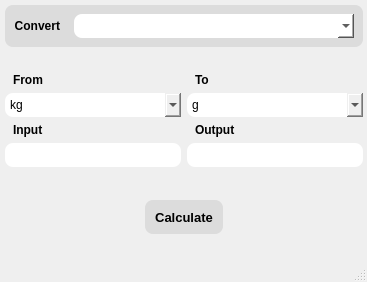
<?xml version="1.0" encoding="UTF-8"?>
<ui version="4.0">
 <class>MainWindow</class>
 <widget class="QMainWindow" name="MainWindow">
  <property name="geometry">
   <rect>
    <x>0</x>
    <y>0</y>
    <width>367</width>
    <height>282</height>
   </rect>
  </property>
  <property name="sizePolicy">
   <sizepolicy hsizetype="Preferred" vsizetype="Preferred">
    <horstretch>0</horstretch>
    <verstretch>0</verstretch>
   </sizepolicy>
  </property>
  <property name="windowTitle">
   <string>MainWindow</string>
  </property>
  <widget class="QWidget" name="centralwidget">
   <widget class="QWidget" name="verticalWidget" native="true">
    <property name="geometry">
     <rect>
      <x>5</x>
      <y>5</y>
      <width>358</width>
      <height>230</height>
     </rect>
    </property>
    <property name="sizePolicy">
     <sizepolicy hsizetype="Fixed" vsizetype="Fixed">
      <horstretch>0</horstretch>
      <verstretch>0</verstretch>
     </sizepolicy>
    </property>
    <property name="styleSheet">
     <string notr="true"/>
    </property>
    <layout class="QVBoxLayout" name="verticalLayout_2">
     <item>
      <widget class="QWidget" name="horizontalWidget" native="true">
       <property name="styleSheet">
        <string notr="true">border-radius: 8px;
background-color: rgb(191, 216, 227);
background-color: rgb(220, 220, 220);</string>
       </property>
       <layout class="QHBoxLayout" name="horizontalLayout_3">
        <item>
         <widget class="QLabel" name="convert_lbl">
          <property name="sizePolicy">
           <sizepolicy hsizetype="Fixed" vsizetype="Preferred">
            <horstretch>0</horstretch>
            <verstretch>0</verstretch>
           </sizepolicy>
          </property>
          <property name="font">
           <font>
            <bold>true</bold>
           </font>
          </property>
          <property name="text">
           <string>Convert</string>
          </property>
          <property name="alignment">
           <set>Qt::AlignRight|Qt::AlignTrailing|Qt::AlignVCenter</set>
          </property>
          <property name="margin">
           <number>2</number>
          </property>
          <property name="indent">
           <number>8</number>
          </property>
         </widget>
        </item>
        <item>
         <widget class="QComboBox" name="convert_cbox">
          <property name="sizePolicy">
           <sizepolicy hsizetype="Preferred" vsizetype="Fixed">
            <horstretch>0</horstretch>
            <verstretch>0</verstretch>
           </sizepolicy>
          </property>
          <property name="minimumSize">
           <size>
            <width>0</width>
            <height>24</height>
           </size>
          </property>
          <property name="styleSheet">
           <string notr="true">background-color: rgb(255, 255, 255);</string>
          </property>
          <property name="currentText">
           <string/>
          </property>
          <property name="currentIndex">
           <number>-1</number>
          </property>
         </widget>
        </item>
       </layout>
      </widget>
     </item>
     <item>
      <spacer name="horizontalSpacer">
       <property name="orientation">
        <enum>Qt::Horizontal</enum>
       </property>
       <property name="sizeHint" stdset="0">
        <size>
         <width>40</width>
         <height>20</height>
        </size>
       </property>
      </spacer>
     </item>
     <item>
      <layout class="QHBoxLayout" name="horizontalLayout_7">
       <item>
        <widget class="QLabel" name="label">
         <property name="font">
          <font>
           <bold>true</bold>
          </font>
         </property>
         <property name="text">
          <string>From</string>
         </property>
         <property name="indent">
          <number>8</number>
         </property>
        </widget>
       </item>
       <item>
        <widget class="QLabel" name="label_2">
         <property name="font">
          <font>
           <bold>true</bold>
          </font>
         </property>
         <property name="text">
          <string>To</string>
         </property>
         <property name="indent">
          <number>8</number>
         </property>
        </widget>
       </item>
      </layout>
     </item>
     <item>
      <layout class="QHBoxLayout" name="horizontalLayout_6">
       <item>
        <widget class="QComboBox" name="from_cbox">
         <property name="minimumSize">
          <size>
           <width>0</width>
           <height>24</height>
          </size>
         </property>
         <property name="styleSheet">
          <string notr="true">border-radius: 8px
</string>
         </property>
         <property name="currentText">
          <string>kg</string>
         </property>
         <item>
          <property name="text">
           <string>kg</string>
          </property>
         </item>
         <item>
          <property name="text">
           <string>g</string>
          </property>
         </item>
         <item>
          <property name="text">
           <string>t</string>
          </property>
         </item>
         <item>
          <property name="text">
           <string>p</string>
          </property>
         </item>
        </widget>
       </item>
       <item>
        <widget class="QComboBox" name="to_cbox">
         <property name="minimumSize">
          <size>
           <width>0</width>
           <height>24</height>
          </size>
         </property>
         <property name="styleSheet">
          <string notr="true">border-radius: 8px
</string>
         </property>
         <property name="currentText">
          <string>g</string>
         </property>
         <item>
          <property name="text">
           <string>g</string>
          </property>
         </item>
         <item>
          <property name="text">
           <string>kg</string>
          </property>
         </item>
         <item>
          <property name="text">
           <string>t</string>
          </property>
         </item>
         <item>
          <property name="text">
           <string>p</string>
          </property>
         </item>
        </widget>
       </item>
      </layout>
     </item>
     <item>
      <layout class="QHBoxLayout" name="horizontalLayout_5">
       <item>
        <widget class="QLabel" name="label_3">
         <property name="font">
          <font>
           <bold>true</bold>
          </font>
         </property>
         <property name="text">
          <string>Input</string>
         </property>
         <property name="indent">
          <number>8</number>
         </property>
        </widget>
       </item>
       <item>
        <widget class="QLabel" name="label_4">
         <property name="font">
          <font>
           <bold>true</bold>
          </font>
         </property>
         <property name="text">
          <string>Output</string>
         </property>
         <property name="indent">
          <number>8</number>
         </property>
        </widget>
       </item>
      </layout>
     </item>
     <item>
      <layout class="QHBoxLayout" name="horizontalLayout_8">
       <item>
        <widget class="QLineEdit" name="input">
         <property name="minimumSize">
          <size>
           <width>0</width>
           <height>24</height>
          </size>
         </property>
         <property name="styleSheet">
          <string notr="true">border-radius: 8px
</string>
         </property>
        </widget>
       </item>
       <item>
        <widget class="QLineEdit" name="output">
         <property name="minimumSize">
          <size>
           <width>0</width>
           <height>24</height>
          </size>
         </property>
         <property name="styleSheet">
          <string notr="true">border-radius: 8px
</string>
         </property>
        </widget>
       </item>
      </layout>
     </item>
     <item>
      <spacer name="verticalSpacer_2">
       <property name="orientation">
        <enum>Qt::Vertical</enum>
       </property>
       <property name="sizeHint" stdset="0">
        <size>
         <width>20</width>
         <height>40</height>
        </size>
       </property>
      </spacer>
     </item>
     <item>
      <spacer name="verticalSpacer">
       <property name="orientation">
        <enum>Qt::Vertical</enum>
       </property>
       <property name="sizeHint" stdset="0">
        <size>
         <width>20</width>
         <height>40</height>
        </size>
       </property>
      </spacer>
     </item>
     <item>
      <widget class="QWidget" name="horizontalWidget_6" native="true">
       <layout class="QHBoxLayout" name="horizontalLayout_9">
        <property name="spacing">
         <number>6</number>
        </property>
        <property name="leftMargin">
         <number>0</number>
        </property>
        <property name="topMargin">
         <number>0</number>
        </property>
        <property name="rightMargin">
         <number>0</number>
        </property>
        <property name="bottomMargin">
         <number>0</number>
        </property>
        <item alignment="Qt::AlignHCenter|Qt::AlignVCenter">
         <widget class="QPushButton" name="calculate">
          <property name="sizePolicy">
           <sizepolicy hsizetype="Fixed" vsizetype="Fixed">
            <horstretch>0</horstretch>
            <verstretch>0</verstretch>
           </sizepolicy>
          </property>
          <property name="minimumSize">
           <size>
            <width>80</width>
            <height>36</height>
           </size>
          </property>
          <property name="maximumSize">
           <size>
            <width>16777215</width>
            <height>36</height>
           </size>
          </property>
          <property name="font">
           <font>
            <pointsize>10</pointsize>
            <bold>true</bold>
           </font>
          </property>
          <property name="styleSheet">
           <string notr="true">border-radius: 8px;
margin:1px;
background-color: rgb(191, 216, 227);
background-color: rgb(220, 220, 220);</string>
          </property>
          <property name="text">
           <string>Calculate</string>
          </property>
          <property name="iconSize">
           <size>
            <width>20</width>
            <height>20</height>
           </size>
          </property>
         </widget>
        </item>
       </layout>
      </widget>
     </item>
    </layout>
   </widget>
  </widget>
  <widget class="QMenuBar" name="menubar">
   <property name="geometry">
    <rect>
     <x>0</x>
     <y>0</y>
     <width>367</width>
     <height>22</height>
    </rect>
   </property>
  </widget>
  <widget class="QStatusBar" name="statusbar"/>
 </widget>
 <resources/>
 <connections/>
</ui>
